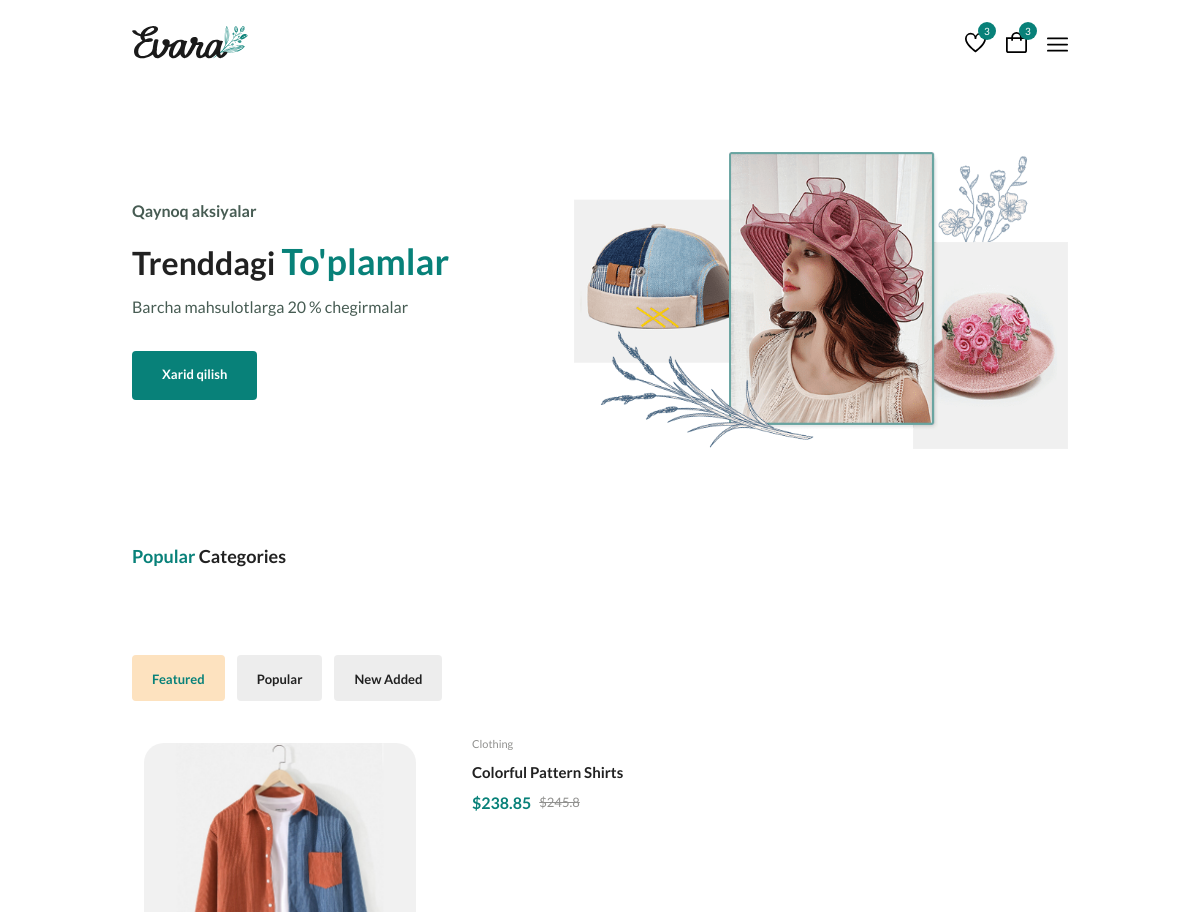
The app's page / (upper part), older data.
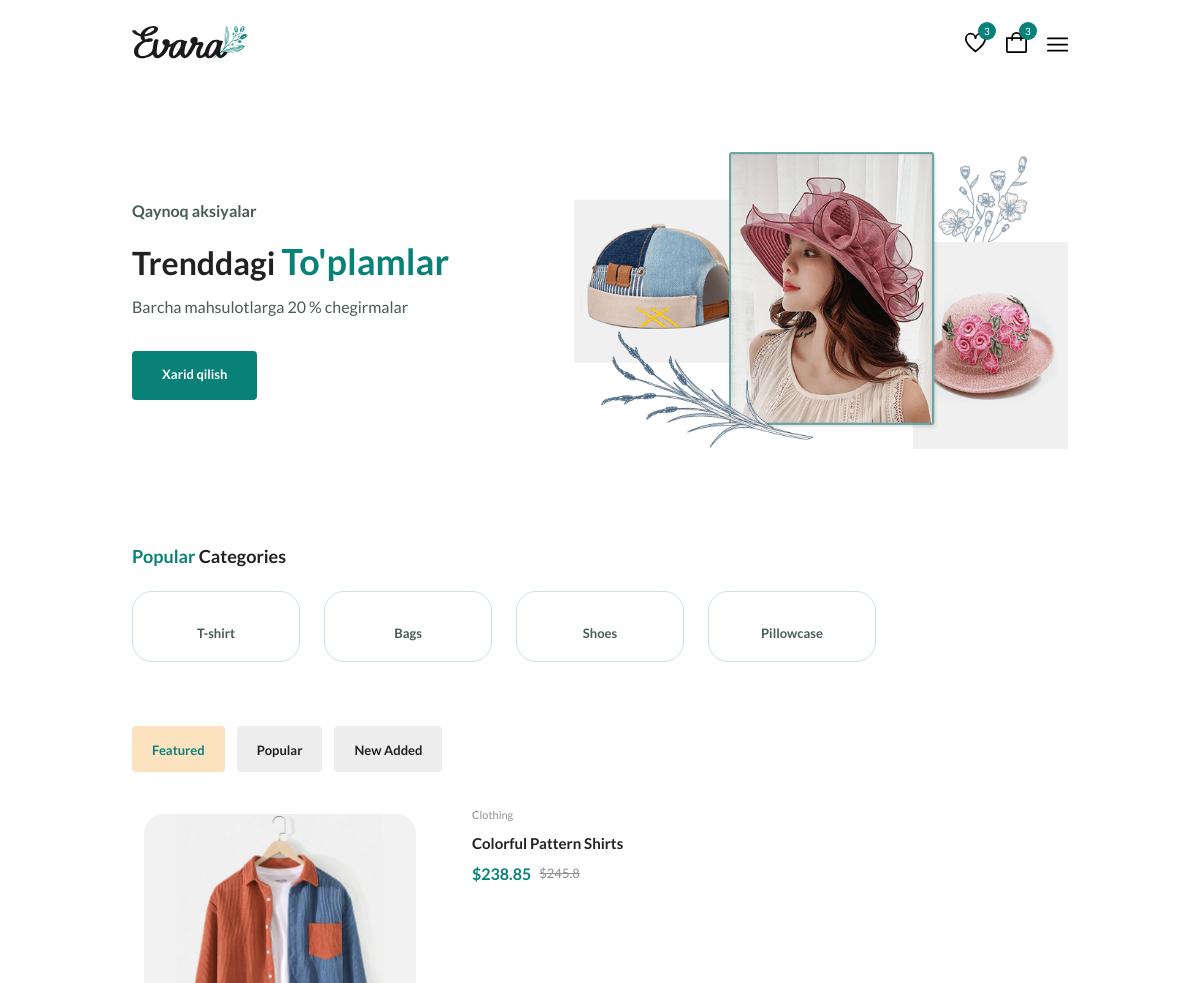
The same page, newer data.
### shop/models/__init__.py (models this page shows, shortened)
class Category(models.Model):
    name = models.CharField(max_length=100)
    image = models.ImageField(upload_to='category_images/', blank=True, null=True)

### shop/views.py (the view)
# urls.py: path('', dashboard, name="dashboard"),
def dashboard(request):
    categories = Category.objects.all()
    data = {
        "categories": categories,
        }
    return render(request, "shop/index.html", context=data)

### shop/templates/shop/index.html (shortened to what this page needs)
{% extends "base.html" %}
{% block main %}
      {% include "components/home.html" %}
      {% include "components/category.html" %}
      {% include "components/products.html" %}
{% endblock main %}

### templates/base.html (shortened to what this page needs)
{% load static %}
<!DOCTYPE html>
<html lang="en">
  <head>
    <link
      rel="stylesheet"
      href="https://cdn-uicons.flaticon.com/2.0.0/uicons-regular-straight/css/uicons-regular-straight.css"
    />
    <link
      rel="stylesheet"
      href="https://cdn.jsdelivr.net/npm/swiper@11/swiper-bundle.min.css"
    />
    <link rel="stylesheet" href="{% static 'assets/css/styles.css' %}" />
  </head>
  <body>
    <header class="header">
      <nav class="nav container">
        <a href="{% url 'dashboard' %}" class="nav__logo">
          <img
            class="nav__logo-img"
            src="{% static 'assets/img/logo.svg' %}"
            alt="website logo"
          />
        </a>
        <div class="header__user-actions">
          <a href="wishlist.html" class="header__action-btn" title="Wishlist">
            <img src="{% static 'assets/img/icon-heart.svg' %}" alt="" />
            <span class="count">3</span>
          </a>
          <a href="cart.html" class="header__action-btn" title="Cart">
            <img src="{% static 'assets/img/icon-cart.svg' %}" alt="" />
            <span class="count">3</span>
          </a>
          <div class="header__action-btn nav__toggle" id="nav-toggle">
            <img src="{% static './assets//img/menu-burger.svg' %}" alt="">
          </div>
        </div>
      </nav>
    </header>
    <main class="main">
        {% block main %}
        {% endblock main %}
    </main>
  </body>
</html>

### templates/components/home.html
{% load static %}
<section class="home section--lg">
    <div class="home__container container grid">
        <div class="home__content">
        <span class="home__subtitle">Qaynoq aksiyalar</span>
        <h1 class="home__title">
            Trenddagi <span>To'plamlar</span>
        </h1>
        <p class="home__description">
            Barcha mahsulotlarga 20 % chegirmalar
        </p>
        <a href="shop.html" class="btn">Xarid qilish</a>
        </div>
        <img src="{% static 'assets/img/home-img.png' %}" class="home__img" alt="hats" />
    </div>
</section>

### templates/components/category.html (shortened to what this page needs)
{% load static %}
<section class="categories container section">
    <h3 class="section__title"><span>Popular</span> Categories</h3>
    <div class="categories__container swiper">
        <div class="swiper-wrapper">
            {%for category in categories %}
                <a href="{% url 'category_products' category.id %}" class="category__item swiper-slide">
                    <h3 class="category__title">{{category.name}}</h3>
                </a>
            {%endfor%}
        </div>
    </div>
</section>

### templates/components/products.html (shortened to what this page needs)
{% load static %}
<section class="products container section">
    <div class="tab__btns">
        <span class="tab__btn active-tab" data-target="#featured"
        >Featured</span
        >
        <span class="tab__btn" data-target="#popular">Popular</span>
        <span class="tab__btn" data-target="#new-added">New Added</span>
    </div>
    <div class="tab__items">
        <div class="tab__item active-tab" content id="featured">
        <div class="products__container grid">
            <div class="product__banner">
                <a href="details.html" class="product__images">
                </a>
            </div>
            <div class="product__content">
                <span class="product__category">Clothing</span>
                <a href="details.html">
                <h3 class="product__title">Colorful Pattern Shirts</h3>
                </a>
                <div class="product__price flex">
                <span class="new__price">$238.85</span>
                <span class="old__price">$245.8</span>
                </div>
            </div>
            </div>
        </div>
        </div>
</section>

### templates/components/deals.html (shortened to what this page needs)
{% load static %}

### templates/components/new_arrimals.html (shortened to what this page needs)
{% load static %}

### templates/components/showcase.html (shortened to what this page needs)
{% load static %}

### templates/components/newsletters.html (shortened to what this page needs)
{% load static %}

Row changes from the older to the newer data that the page shows:
added Category: name "T-shirt"
added Category: name "Bags"
added Category: name "Shoes"
added Category: name "Pillowcase"
